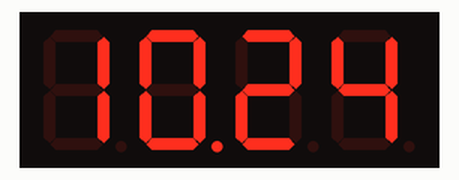
The sketch below on a simulated Arduino Uno, built for the host (arithmetic inside an expression is 32-bit, double 64-bit). Parts: 4-digit seven-segment display. The local clock reads 2024-03-15 10:24:30 at power-on unless the sketch sets it.

Above: at 0.1 s.
At 90.1 s:
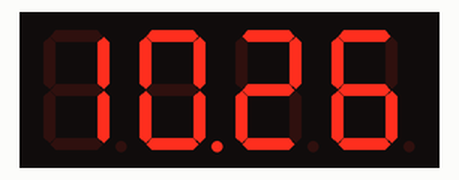

The sketch:

sketch.ino
```cpp
#include <SevSeg.h>
#include <iarduino_RTC.h>

// Объявляем объекты
SevSeg sevseg;
iarduino_RTC rtc(RTC_DS1307); // Укажите ваш тип RTC (например, RTC_DS3231, если у вас другой модуль)

// Пин подключения сегментов дисплея (указать ваши пины)
byte segmentPins[] = {2, 3, 4, 5, 6, 7, 8};
// Пин подключения управления дисплеем
byte digitPins[] = {9, 10, 11, 12};

void setup() {
  // Настраиваем 7-сегментный дисплей
  sevseg.begin(COMMON_ANODE, 4, digitPins, segmentPins);
  sevseg.setBrightness(10); // Яркость дисплея

  // Инициализация RTC
  rtc.begin();

  // Установка времени (необходимо выполнить один раз)
  // rtc.settime(30, 59, 23); // Установка времени: ЧЧ:ММ:СС
  // rtc.setdate(5, 1, 12, 23); // Установка даты: ДЕНЬ, ДЕНЬ НЕДЕЛИ, МЕСЯЦ, ГОД
}

void loop() {
  rtc.gettime(); // Получаем время из RTC

  // Формируем отображение времени в формате ЧЧ:ММ
  int displayNumber = rtc.Hours * 100 + rtc.minutes;

  sevseg.setNumber(displayNumber, 2); // Устанавливаем число для отображения с двумя ведущими нулями
  sevseg.refreshDisplay(); // Обновляем дисплей

  delay(1000); // Обновление каждые 1000ms (каждую секунду)
}
```
